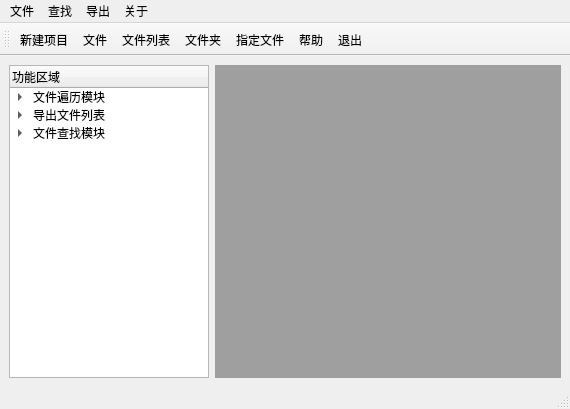
<?xml version="1.0" encoding="UTF-8"?>
<ui version="4.0">
 <class>MainWindow</class>
 <widget class="QMainWindow" name="MainWindow">
  <property name="geometry">
   <rect>
    <x>0</x>
    <y>0</y>
    <width>570</width>
    <height>409</height>
   </rect>
  </property>
  <property name="sizePolicy">
   <sizepolicy hsizetype="Preferred" vsizetype="Preferred">
    <horstretch>0</horstretch>
    <verstretch>2</verstretch>
   </sizepolicy>
  </property>
  <property name="font">
   <font>
    <family>Microsoft YaHei</family>
    <pointsize>9</pointsize>
   </font>
  </property>
  <property name="acceptDrops">
   <bool>true</bool>
  </property>
  <property name="windowTitle">
   <string>文件管理系统</string>
  </property>
  <property name="windowIcon">
   <iconset>
    <normaloff>../images/file.png</normaloff>../images/file.png</iconset>
  </property>
  <widget class="QWidget" name="centralwidget">
   <layout class="QVBoxLayout" name="verticalLayout_4">
    <item>
     <layout class="QVBoxLayout" name="verticalLayout">
      <item>
       <layout class="QHBoxLayout" name="horizontalLayout">
        <item>
         <widget class="QTreeWidget" name="treeWidget">
          <property name="minimumSize">
           <size>
            <width>200</width>
            <height>0</height>
           </size>
          </property>
          <property name="font">
           <font>
            <family>Microsoft YaHei</family>
            <pointsize>9</pointsize>
           </font>
          </property>
          <column>
           <property name="text">
            <string>功能区域</string>
           </property>
          </column>
          <item>
           <property name="text">
            <string>文件遍历模块</string>
           </property>
           <item>
            <property name="text">
             <string>搜索重复文件</string>
            </property>
           </item>
           <item>
            <property name="text">
             <string>重复内容比对</string>
            </property>
           </item>
          </item>
          <item>
           <property name="text">
            <string>导出文件列表</string>
           </property>
           <item>
            <property name="text">
             <string>导出为txt格式</string>
            </property>
           </item>
           <item>
            <property name="text">
             <string>导出为xlsm格式</string>
            </property>
           </item>
          </item>
          <item>
           <property name="text">
            <string>文件查找模块</string>
           </property>
           <item>
            <property name="text">
             <string>关键词查找</string>
            </property>
           </item>
          </item>
         </widget>
        </item>
        <item>
         <spacer name="horizontalSpacer_2">
          <property name="orientation">
           <enum>Qt::Horizontal</enum>
          </property>
          <property name="sizeHint" stdset="0">
           <size>
            <width>40</width>
            <height>20</height>
           </size>
          </property>
         </spacer>
        </item>
        <item>
         <widget class="QMdiArea" name="mdiArea">
          <property name="minimumSize">
           <size>
            <width>0</width>
            <height>0</height>
           </size>
          </property>
         </widget>
        </item>
        <item>
         <spacer name="horizontalSpacer">
          <property name="orientation">
           <enum>Qt::Horizontal</enum>
          </property>
          <property name="sizeType">
           <enum>QSizePolicy::Minimum</enum>
          </property>
          <property name="sizeHint" stdset="0">
           <size>
            <width>0</width>
            <height>0</height>
           </size>
          </property>
         </spacer>
        </item>
       </layout>
      </item>
     </layout>
    </item>
   </layout>
  </widget>
  <widget class="QMenuBar" name="menubar">
   <property name="geometry">
    <rect>
     <x>0</x>
     <y>0</y>
     <width>570</width>
     <height>22</height>
    </rect>
   </property>
   <widget class="QMenu" name="File">
    <property name="title">
     <string>文件</string>
    </property>
    <widget class="QMenu" name="Add">
     <property name="font">
      <font>
       <family>Microsoft JhengHei</family>
      </font>
     </property>
     <property name="title">
      <string>添加</string>
     </property>
     <addaction name="addFile"/>
     <addaction name="addFolder"/>
    </widget>
    <addaction name="newProject"/>
    <addaction name="Add"/>
   </widget>
   <widget class="QMenu" name="Find">
    <property name="title">
     <string>查找</string>
    </property>
    <addaction name="searchDup"/>
    <addaction name="searchDiff"/>
    <addaction name="searchFile"/>
   </widget>
   <widget class="QMenu" name="About">
    <property name="title">
     <string>关于</string>
    </property>
    <addaction name="help"/>
    <addaction name="exit"/>
   </widget>
   <widget class="QMenu" name="Output">
    <property name="title">
     <string>导出</string>
    </property>
    <addaction name="outList"/>
   </widget>
   <addaction name="File"/>
   <addaction name="Find"/>
   <addaction name="Output"/>
   <addaction name="About"/>
  </widget>
  <widget class="QStatusBar" name="statusbar"/>
  <widget class="QToolBar" name="toolBar">
   <property name="sizePolicy">
    <sizepolicy hsizetype="Preferred" vsizetype="Preferred">
     <horstretch>0</horstretch>
     <verstretch>0</verstretch>
    </sizepolicy>
   </property>
   <property name="windowTitle">
    <string>toolBar</string>
   </property>
   <attribute name="toolBarArea">
    <enum>TopToolBarArea</enum>
   </attribute>
   <attribute name="toolBarBreak">
    <bool>false</bool>
   </attribute>
   <addaction name="newProject"/>
   <addaction name="addFile"/>
   <addaction name="outList"/>
   <addaction name="addFolder"/>
   <addaction name="searchFile"/>
   <addaction name="help"/>
   <addaction name="exit"/>
  </widget>
  <action name="actionfg">
   <property name="text">
    <string>精确查找</string>
   </property>
  </action>
  <action name="actiondfg">
   <property name="text">
    <string>模糊查找</string>
   </property>
  </action>
  <action name="searchDup">
   <property name="icon">
    <iconset>
     <normaloff>images/find.png</normaloff>images/find.png</iconset>
   </property>
   <property name="text">
    <string>重复文件</string>
   </property>
   <property name="font">
    <font>
     <family>Microsoft YaHei</family>
     <pointsize>9</pointsize>
    </font>
   </property>
  </action>
  <action name="actionjingqu">
   <property name="text">
    <string>精确搜索</string>
   </property>
  </action>
  <action name="actionmohu">
   <property name="text">
    <string>模糊搜索</string>
   </property>
  </action>
  <action name="outList">
   <property name="icon">
    <iconset>
     <normaloff>images/output.png</normaloff>images/output.png</iconset>
   </property>
   <property name="text">
    <string>文件列表</string>
   </property>
   <property name="font">
    <font>
     <family>Microsoft YaHei</family>
     <pointsize>9</pointsize>
    </font>
   </property>
  </action>
  <action name="searchNull">
   <property name="text">
    <string>空文件</string>
   </property>
   <property name="font">
    <font>
     <family>Microsoft YaHei</family>
     <pointsize>9</pointsize>
    </font>
   </property>
  </action>
  <action name="searchDiff">
   <property name="text">
    <string>重复内容比对</string>
   </property>
   <property name="font">
    <font>
     <family>Microsoft YaHei</family>
     <pointsize>9</pointsize>
    </font>
   </property>
  </action>
  <action name="actionwenjian">
   <property name="text">
    <string>文件</string>
   </property>
  </action>
  <action name="actionwen">
   <property name="text">
    <string>文件夹</string>
   </property>
  </action>
  <action name="addFile">
   <property name="icon">
    <iconset>
     <normaloff>images/new.png</normaloff>images/new.png</iconset>
   </property>
   <property name="text">
    <string>文件</string>
   </property>
  </action>
  <action name="addFolder">
   <property name="icon">
    <iconset>
     <normaloff>images/add.png</normaloff>images/add.png</iconset>
   </property>
   <property name="text">
    <string>文件夹</string>
   </property>
  </action>
  <action name="newProject">
   <property name="icon">
    <iconset>
     <normaloff>images/file1.png</normaloff>images/file1.png</iconset>
   </property>
   <property name="text">
    <string>新建项目</string>
   </property>
   <property name="font">
    <font>
     <family>Microsoft YaHei</family>
     <pointsize>9</pointsize>
    </font>
   </property>
  </action>
  <action name="help">
   <property name="icon">
    <iconset>
     <normaloff>images/help.png</normaloff>images/help.png</iconset>
   </property>
   <property name="text">
    <string>帮助</string>
   </property>
   <property name="font">
    <font>
     <family>Microsoft YaHei</family>
     <pointsize>9</pointsize>
    </font>
   </property>
  </action>
  <action name="exit">
   <property name="icon">
    <iconset>
     <normaloff>images/exit.jpeg</normaloff>images/exit.jpeg</iconset>
   </property>
   <property name="text">
    <string>退出</string>
   </property>
   <property name="font">
    <font>
     <family>Microsoft YaHei</family>
     <pointsize>9</pointsize>
    </font>
   </property>
  </action>
  <action name="searchFile">
   <property name="icon">
    <iconset>
     <normaloff>images/find.png</normaloff>images/find.png</iconset>
   </property>
   <property name="text">
    <string>指定文件</string>
   </property>
   <property name="font">
    <font>
     <family>Microsoft YaHei</family>
     <pointsize>9</pointsize>
    </font>
   </property>
  </action>
 </widget>
 <resources/>
 <connections/>
</ui>
